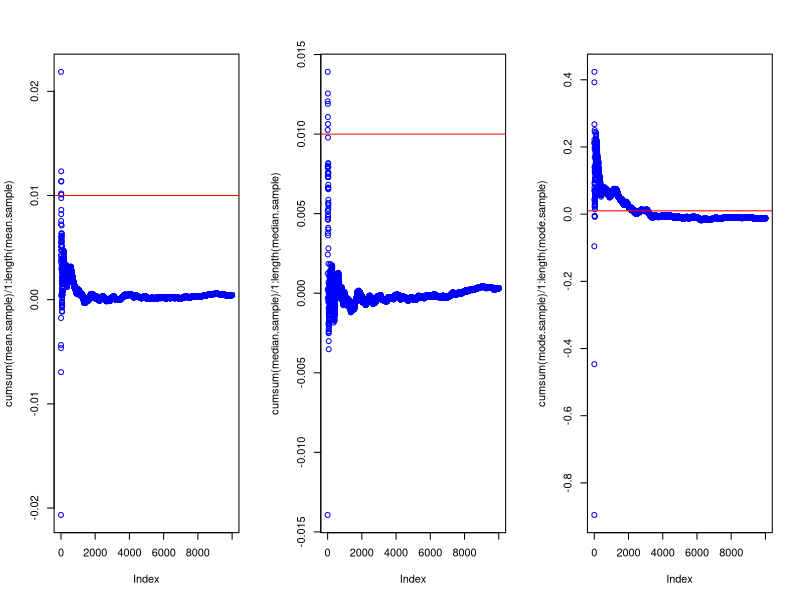

The R source for this figure:
mode <- function(v) {
  uniqv <- unique(v)
  uniqv[which.max(tabulate(match(v, uniqv)))]
}
mean.sample=c()
median.sample=c()
mode.sample=c()


for(i in 1:10000){
  y=rnorm(1000,0,1)
  mean.sample[i]=mean(y)
  median.sample[i]=median(y)
  mode.sample[i]=mode(y)
}

c( Mean = mean(mean.sample) , Median = mean(median.sample)  , Mode = mean(mode.sample))
c( Mean.var = var(mean.sample) , median.var = var(median.sample) , mode.var = var(mode.sample))


par(mfrow = c(1 , 3))
plot(cumsum(mean.sample)/1:length(mean.sample) , col = "blue")
abline(h = 0.01 , col = "red")
plot(cumsum(median.sample)/1:length(median.sample) , col = "blue")
abline(h = 0.01 , col = "red")
plot(cumsum(mode.sample)/1:length(mode.sample) , col = "blue")
abline(h = 0.01 , col = "red")


